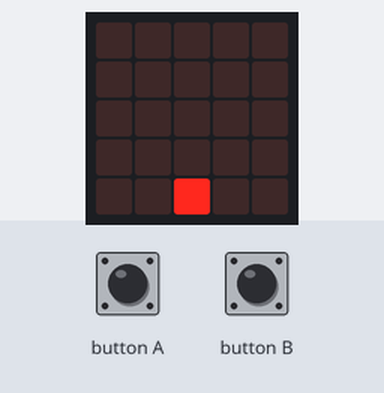
Bench run of a program on a simulated BBC micro:bit (MakeCode). On the bench: the board's 5×5 LED display. The inputs (shaded band) are chosen by the test bench. Random numbers come from a fixed seed.

Above: at 1.2 s.
1.3 s: button A pressed for 0.15 s
At 2.4 s:
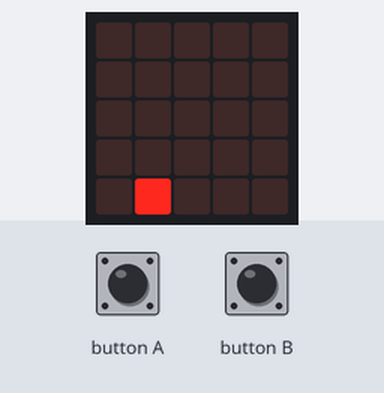
2.9 s: button A pressed for 0.15 s
At 4.2 s:
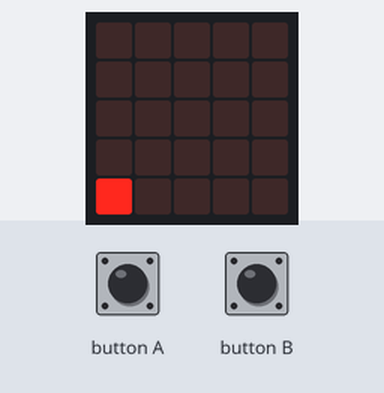
4.5 s: button B pressed for 3.2 s
9.5 s: button B pressed for 0.15 s
At 9.9 s:
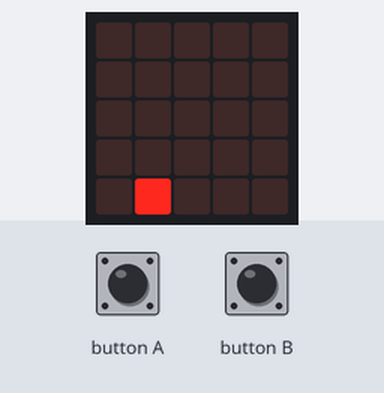
11.1 s: button B pressed 5 times (0.12 s each, 0.3 s apart)
At 12.9 s:
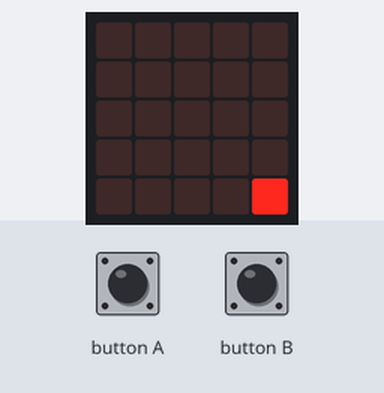
Timing chart, 0 to 14.4 s (numbered marks = the images above; inputs shaded):
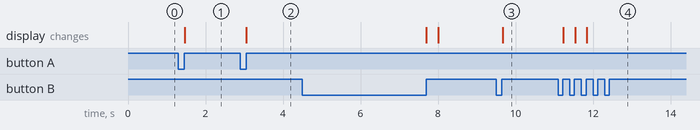

The program:

main.ts
```typescript
input.onButtonPressed(Button.A, function () {
    if (!(X == 0)) {
        X += -1
    }
})
input.onButtonPressed(Button.B, function () {
    if (!(X == 4)) {
        X += 1
    }
})
let BallY = 0
let BallX = 0
let BallDirectionX = 0
let X = 0
X = 2
if (randint(0, 1) == 1) {
    BallDirectionX = 1
} else {
    BallDirectionX = 2
}
BallDirectionX = 0
basic.forever(function () {
    let BallDirectionY = 0
    led.unplot(0, 0)
    led.unplot(1, 0)
    led.unplot(2, 0)
    led.unplot(3, 0)
    led.unplot(4, 0)
    led.unplot(0, 1)
    led.unplot(1, 1)
    led.unplot(2, 1)
    led.unplot(3, 1)
    led.unplot(4, 1)
    led.unplot(0, 2)
    led.unplot(1, 2)
    led.unplot(2, 2)
    led.unplot(3, 2)
    led.unplot(4, 2)
    led.unplot(0, 3)
    led.unplot(1, 3)
    led.unplot(2, 3)
    led.unplot(3, 3)
    led.unplot(4, 3)
    if (BallDirectionX == 1 && BallX == 5) {
        BallDirectionX = 0
        BallX = 4
    }
    if (BallDirectionX == 0 && BallX == -1) {
        BallDirectionX = 1
        BallX = 0
    }
    if (BallDirectionY == 0) {
        BallY += -1
    } else {
        BallY += 1
    }
    if (BallDirectionX == 0) {
        BallX += -1
    } else {
        BallX += 1
    }
    led.plot(BallX, BallY)
    basic.pause(100)
    led.unplot(BallX, BallY)
})
basic.forever(function () {
    led.unplot(0, 4)
    led.unplot(1, 4)
    led.unplot(2, 4)
    led.unplot(3, 4)
    led.unplot(4, 4)
    led.plot(X, 4)
})
```

test.ts
```typescript
// テストはここに来ます。このパッケージが拡張機能として使用されるときにはコンパイルされません。
```

Measured:
- after the input at 1.3 s, the display: changes after 0.17 s (image 1)
- after the input at 2.9 s, the display: changes after 0.16 s (image 2)
- after the input at 9.5 s, the display: changes after 0.17 s (image 3)
